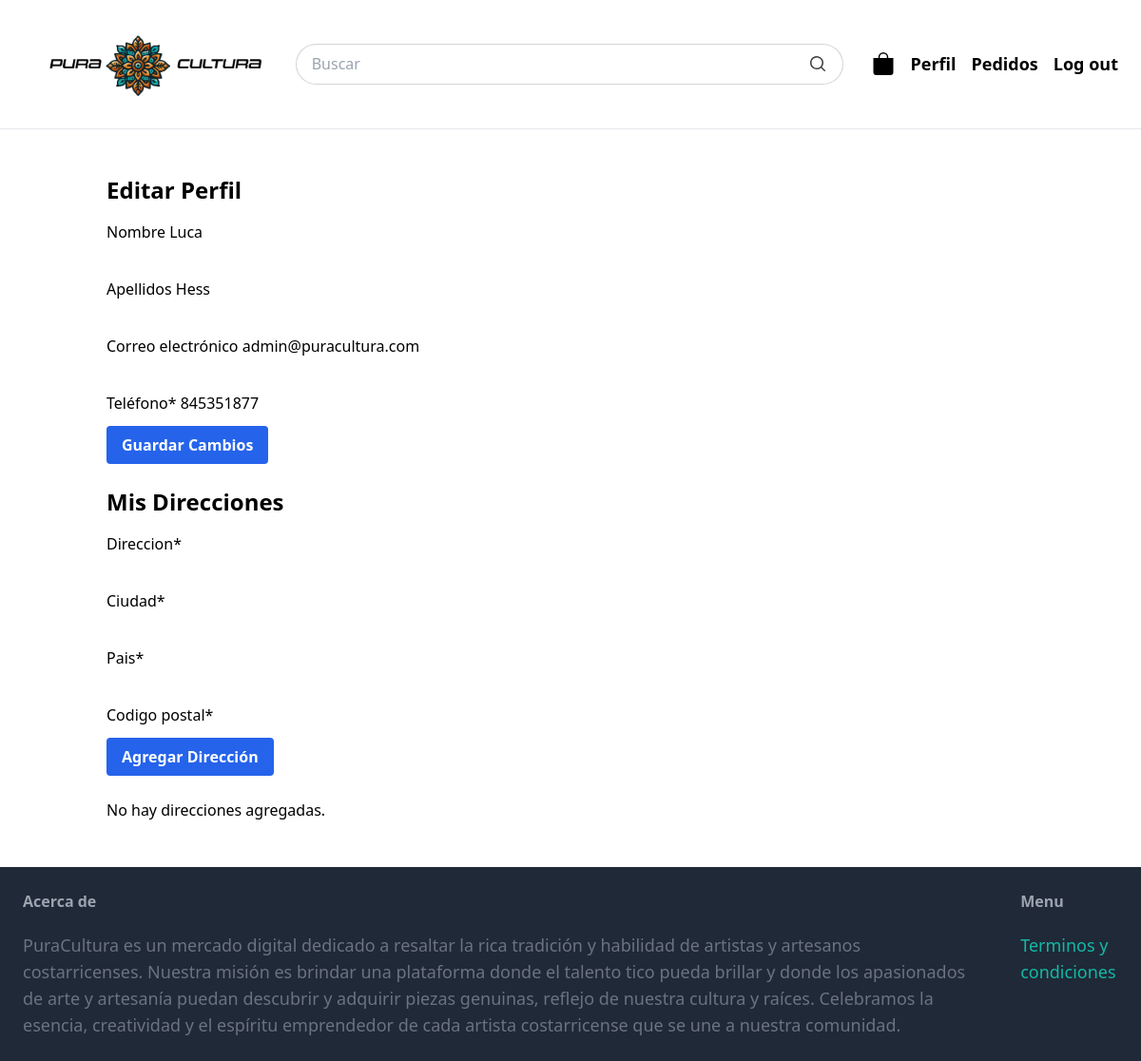
The page /userprofile/perfil/ (signed in) on the database as committed earlier.
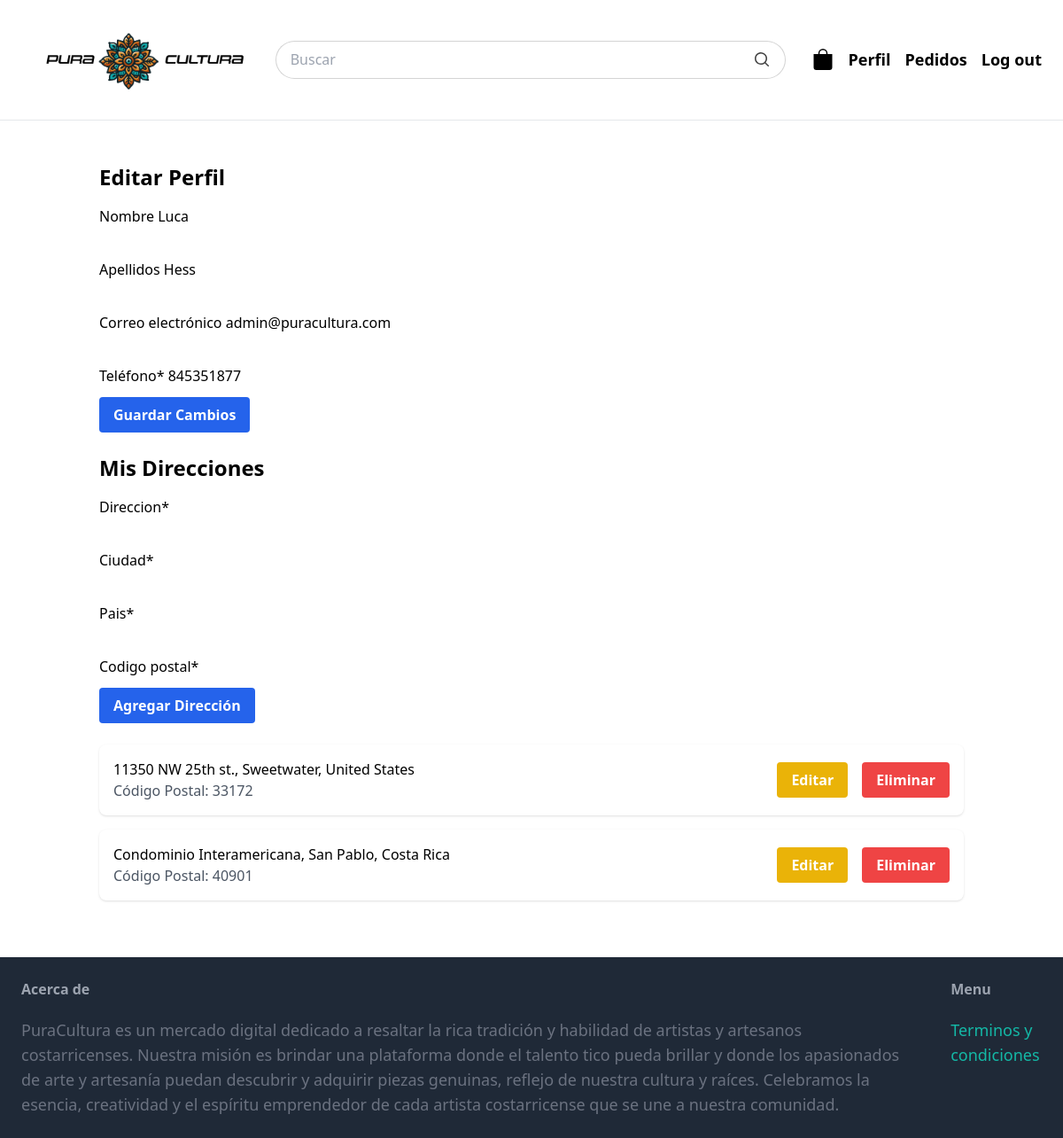
The same page on the database as committed later.
### userprofile/models.py (models this page shows, shortened)
class Direccion(models.Model):
    usuario = models.ForeignKey(Usuario, related_name='direcciones', on_delete=models.CASCADE)  # Relación de clave foránea con el modelo Usuario
    direccion = models.CharField(max_length=255)  # Campo de texto para la dirección
    ciudad = models.CharField(max_length=100)  # Campo de texto para la ciudad
    pais = models.CharField(max_length=100)  # Campo de texto para el país
    codigo_postal = models.CharField(max_length=20)  # Campo de texto para el código postal

### userprofile/views.py (the view)
# urls.py: path('perfil/', views.perfil, name='perfil'),
@login_required
def perfil(request):
    if request.method == 'POST':
        user_form = UsuarioForm(request.POST, instance=request.user)
        if user_form.is_valid():
            user_form.save()
            return redirect('userprofile:perfil')
    else:
        user_form = UsuarioForm(instance=request.user)
    direcciones = Direccion.objects.filter(usuario=request.user)
    direccion_form = DireccionForm()
    return render(request, 'userprofile/perfil.html', {
        'user_form': user_form,
        'direccion_form': direccion_form,
        'direcciones': direcciones
    })

### userprofile/forms.py
class UsuarioForm(forms.ModelForm):
    def __init__(self, *args, **kwargs):
        super().__init__(*args, **kwargs)
        vendedor = self.instance.vendedor if self.instance else False
        if not vendedor:
            del self.fields['biografia']
    class Meta:
        model = Usuario
        fields = ['first_name', 'last_name', 'email', 'biografia', 'telefono']
        labels = {
            'first_name': 'Nombre',
            'last_name': 'Apellidos',
            'email': 'Correo electrónico',
            'biografia': 'Biografía',
            'telefono': 'Teléfono',
        }

class DireccionForm(forms.ModelForm):
    class Meta:
        model = Direccion
        fields = ['direccion', 'ciudad', 'pais', 'codigo_postal']

### item/cart.py (called while the page is built)
    def __len__(self):
        return sum(item['quantity'] for item in self.cart.values())

### item/context_processors.py (called while the page is built)
def cart_item_count(request):
    return {'cart_item_count': len(Cart(request))}

### userprofile/templates/userprofile/perfil.html (shortened to what this page needs)
{% extends 'core/base.html' %}
{% load crispy_forms_tags %}
{% block content %}
<div class="container mx-auto p-6">
    <h2 class="text-2xl font-bold mb-4">Editar Perfil</h2>
    <form method="post" class="mb-6">
        <div class="grid grid-cols-1 gap-6">
            {{ user_form.first_name|as_crispy_field }}
            {{ user_form.last_name|as_crispy_field }}
            {{ user_form.email|as_crispy_field }}
            {{ user_form.telefono|as_crispy_field }}
        </div>
        <button type="submit" class="bg-blue-600 hover:bg-blue-700 text-white font-bold py-2 px-4 rounded">Guardar Cambios</button>
    </form>
 {%if not request.user.vendedor %}
    <h2 class="text-2xl font-bold mb-4">Mis Direcciones</h2>
    <form method="post" action="{% url 'userprofile:agregar_direccion' %}" class="mb-6">
        <div class="grid grid-cols-1 gap-6">
            {{ direccion_form|crispy }}
        </div>
        <button type="submit" class="bg-blue-600 hover:bg-blue-700 text-white font-bold py-2 px-4 rounded">Agregar Dirección</button>
    </form>
    <div>
        {% for direccion in direcciones %}
            <div class="flex justify-between items-center bg-white p-4 rounded-lg shadow mb-4">
                <div>
                    <p>{{ direccion.direccion }}, {{ direccion.ciudad }}, {{ direccion.pais }}</p>
                    <p class="text-gray-600">Código Postal: {{ direccion.codigo_postal }}</p>
                </div>
                <div class="flex gap-4">
                    <a href="{% url 'userprofile:editar_direccion' direccion.id %}" class="bg-yellow-500 hover:bg-yellow-700 text-white font-bold py-2 px-4 rounded">Editar</a>
                    <a href="{% url 'userprofile:eliminar_direccion' direccion.id %}" class="bg-red-500 hover:bg-red-700 text-white font-bold py-2 px-4 rounded">Eliminar</a>
                </div>
            </div>
        {% empty %}
            <p>No hay direcciones agregadas.</p>
        {% endfor %}
    </div>
{% endif %}
</div>
{% endblock %}

Rows that differ between the two databases and show on the page:
added Direccion: direccion "11350 NW 25th st.", ciudad "Sweetwater", pais "United States", codigo_postal "33172"
added Direccion: direccion "Condominio Interamericana", ciudad "San Pablo", pais "Costa Rica", codigo_postal "40901"
Other text that changed with them:
text no longer shown: "No hay direcciones agregadas."
